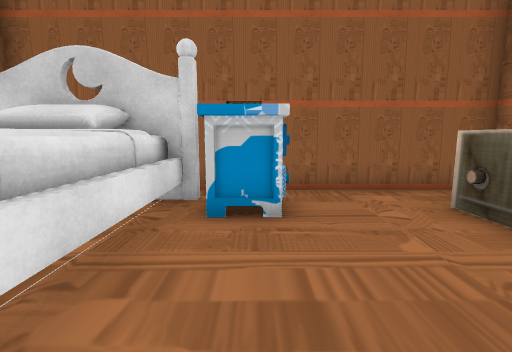
view 1 (above)

17 first-person views from a walk through a Unity game level. The camera is 1.3 m above the floor, tilts 8° down and sees 85° across. Doors are open. The floor is counted in squares, 1 m on a side. Each view is taken from the middle of a square. On the plan, view 1 faces up. The plan holds only what a view shows up to about 13 squares ahead; the rest is blank. Some surface patterns are stand-ins.

view 2
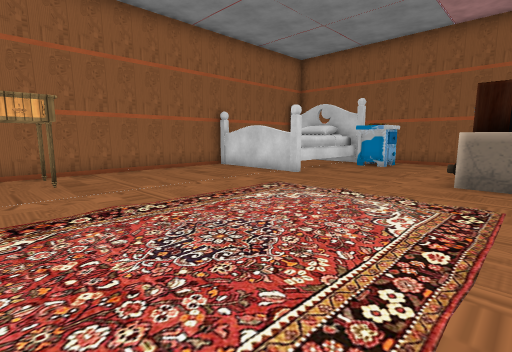

view 3
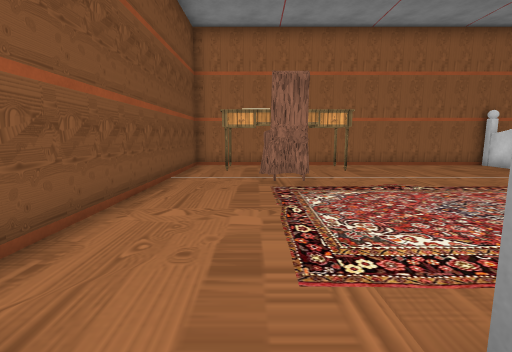

view 4
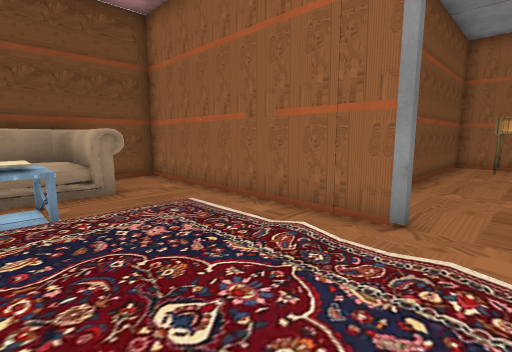

view 5
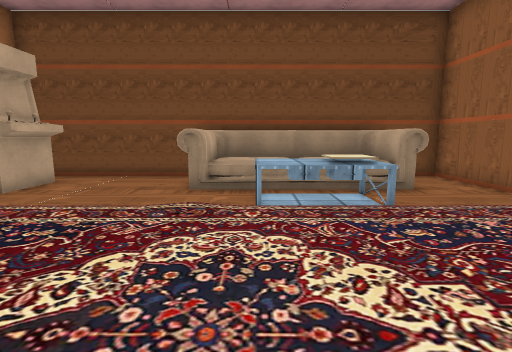

view 6
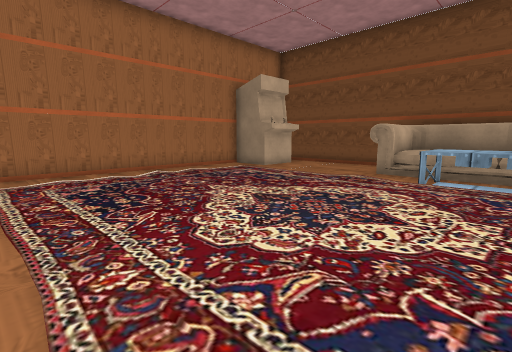

view 7
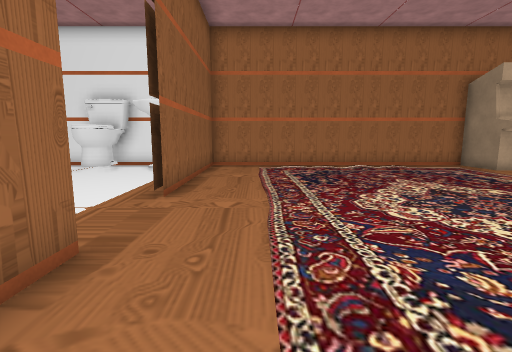

view 8
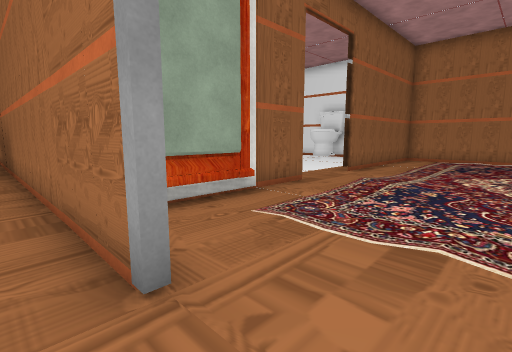

view 9
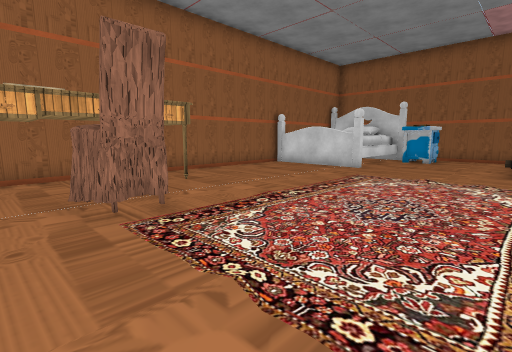

view 10
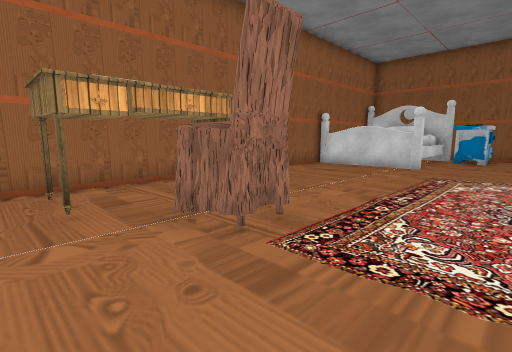

view 11
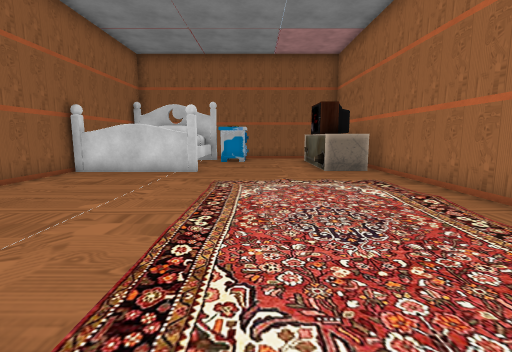

view 12
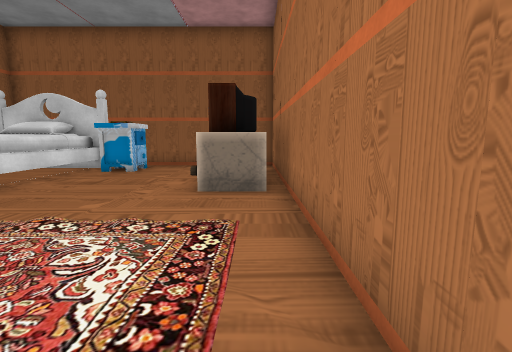

view 13
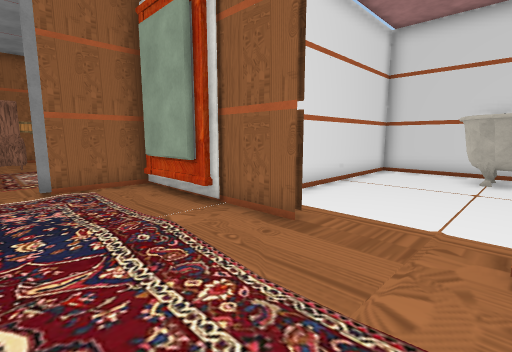

view 14
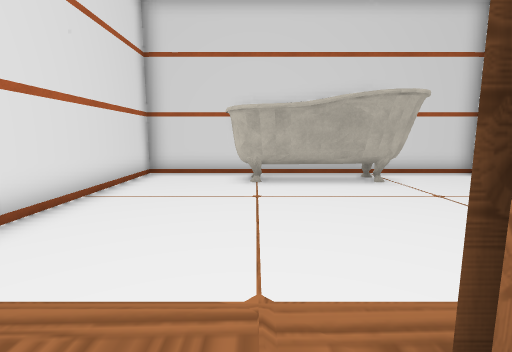

view 15
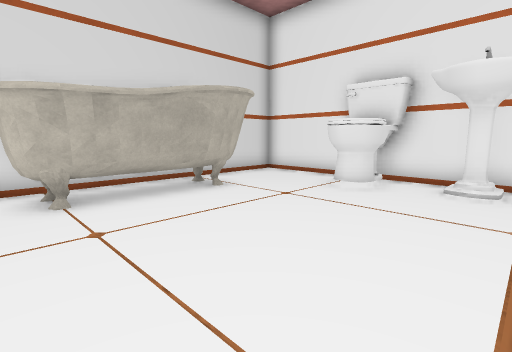

view 16
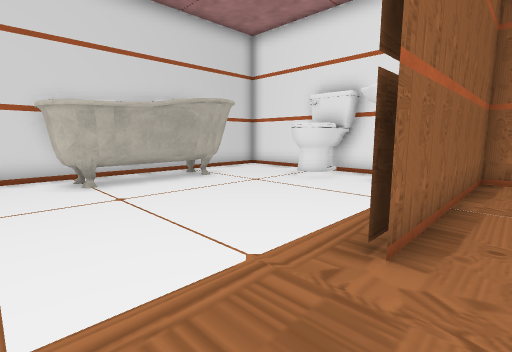

view 17
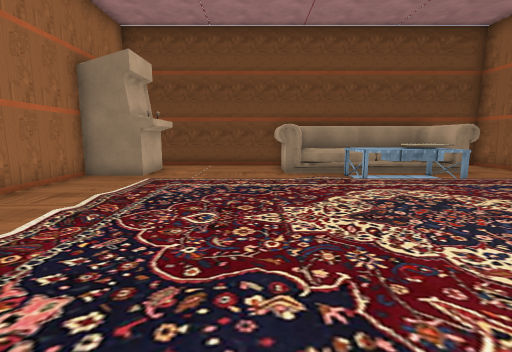

### Floor plan
Key: @ floor where view 1 was taken; # wall or solid block; . main floor; : floor 0.25 m higher than the main floor; / step, stairs or slope; D open door; B bed; N nightstand; T TV; R rug; A table; C chair; I toilet; S sink; M mirror; O other object.
Columns run from 6 left of view 1 to 22 right of it. Each row starts with its distance up from view 1.
  7      ########
  6    ## N.... #
  5   BBB N...T #
  4   BBBNN...T #
  3     B.....T #   #############
  2 #   B.....TT#   #..OO  OO...#
  1 #B  BB....TT#   #..OOOOOO...#
  0 #BBBB.@.....#   #...........#
 -1 #...........#   #.........II#
 -2 #.....RRRRR.#   #.........II#
 -3 #.....RRRRR.#   #...........#
 -4 #.....RRRRR.#    ..........S#
 -5 #.....RRRRR.#    ...........#
 -6 #.....RRRRR.##M####..########
 -7 #AAA..RRRRR.#...............#
 -8 #AAAC.RRRRR.#.////////////..#
 -9 #...CCRRRRR.D./::::/:::::/ .#
-10 #A#ACC......D./::::::::::/ .#
-11 #AAA........D./::::::::::/ .#
-12 #...........#./::::::::::/..#
-13 #############./::::::::::/..#
-14             #./::::::::::/..#
-15             #.////////////..#
-16             #...AAAA........#
-17             #...AAAA........#
-18             #.OOOOOOOO...OOO
-19             #. OOOOOOO...OO
-20             #. OOOOOOO.....
-21             ##       #######

Positions as (right, up) in squares from view 1, and headings:
1: (0, 0), facing up
2: (5, -8), facing up-left
3: (7, -10), facing left
4: (11, -10), facing down-left
5: (13, -10), facing down
6: (11, -8), facing down-right
7: (9, -8), facing right
8: (5, -11), facing up-right
9: (4, -11), facing up-left
10: (2, -12), facing up-left
11: (1, -10), facing up
12: (5, -6), facing up
13: (15, -10), facing up-left
14: (14, -7), facing up
15: (13, -5), facing up-right
16: (12, -7), facing up-right
17: (16, -8), facing down
